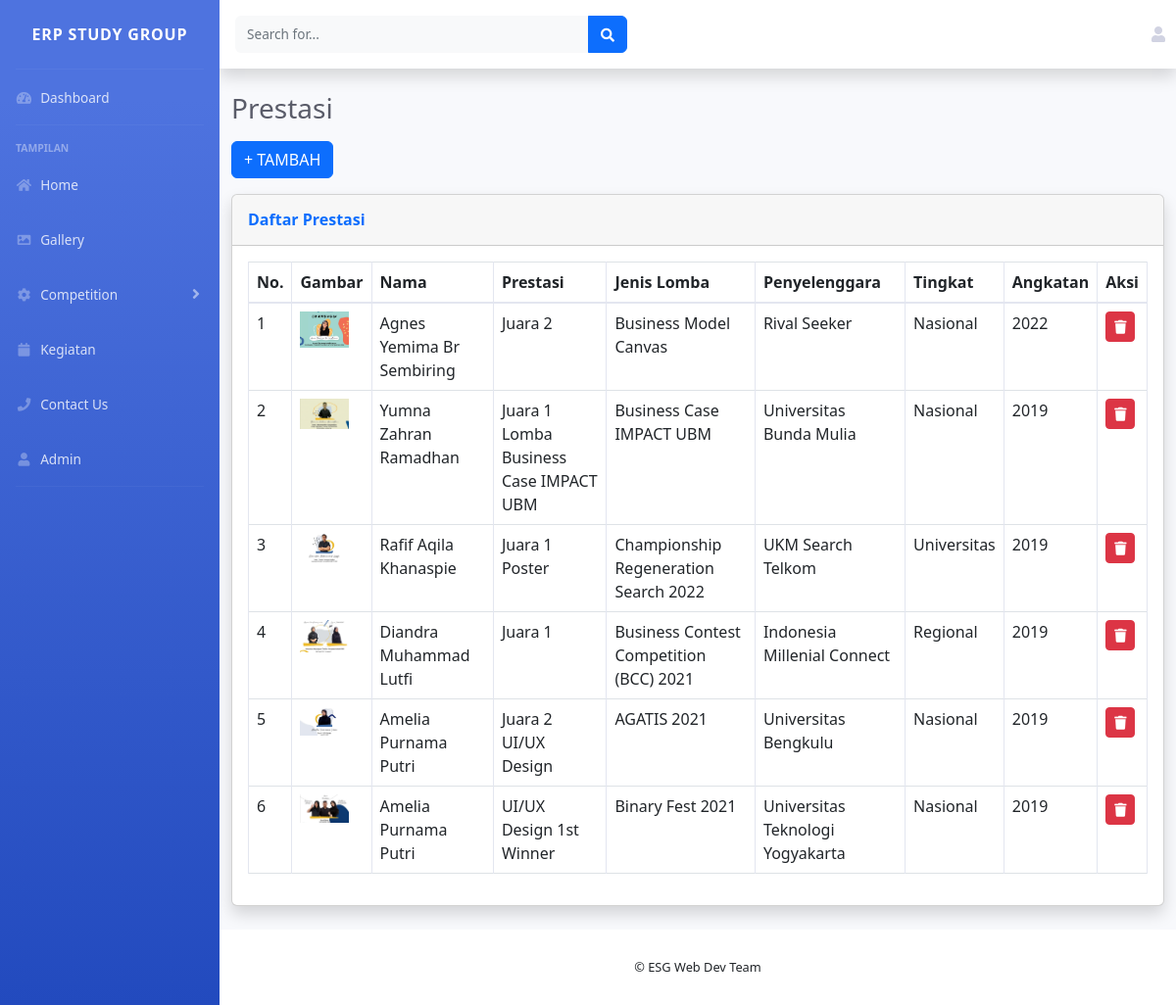
/admin/prestasi.php, run on the app's committed database.
### tables this page shows
CREATE TABLE `prestasi` (
  `id_prestasi` int(11) NOT NULL,
  `nama` varchar(50) NOT NULL,
  `prestasi` varchar(50) NOT NULL,
  `jenis_lomba` varchar(150) NOT NULL,
  `penyelenggara` varchar(50) NOT NULL,
  `tingkat` varchar(50) NOT NULL,
  `tahun` varchar(5) NOT NULL,
  `gambar` varchar(255) DEFAULT NULL
);

### admin/prestasi.php (the view, shortened to what this page needs)
<?php include "header.php";
?>
<?php
require "../connectdb.php";
?>
<!DOCTYPE html>
<html lang="en">
<head>
    <link href="https://cdn.jsdelivr.net/npm/bootstrap@5.2.2/dist/css/bootstrap.min.css" rel="stylesheet">
</head>
<body>
        <div class="container-fluid">
            <h1 class="h3 mb-2 text-gray-800">Prestasi</h1>
            <a data-bs-toggle="modal" data-bs-target="#examplemodal"><button class="btn btn-primary mt-2 mb-3" >+ TAMBAH</button></a>
            <div class="card shadow mb-4">
                <div class="card-header py-3">
                    <h6 class="m-0 font-weight-bold text-primary">Daftar Prestasi</h6>
                </div>
                <div class="card-body">
                    <div class="table-responsive">
                        <div id="dataTable_wrapper" class="dataTables_wrapper dt-bootstrap4">
                            <table class="table table-bordered dataTable" id="dataTable" width="100%" cellspacing="0" role="grid" aria-describedby="dataTable_info" style="width: 100%;">
                                <thead>
                                    <tr>
                                        <th>No.</th>
                                        <th>Gambar</th>
                                        <th>Nama</th>
                                        <th>Prestasi</th>
                                        <th>Jenis Lomba</th>
                                        <th>Penyelenggara</th>
                                        <th>Tingkat</th>
                                        <th>Angkatan</th>
                                        <th>Aksi</th>
                                    </tr>
                                </thead>
                                <tbody>
                                    <?php $prestasi = mysqli_query($conn,"SELECT * FROM prestasi ORDER BY tahun DESC");
                                        $i=1;
                                        while($d=mysqli_fetch_assoc($prestasi)):
                                    ?>
                                        <tr>
                                            <td><?= $i; ?></td>
                                            <td><?php if(!empty($d['gambar'])){echo "<img src='../assets/img/$d[gambar]' style='max-width:50px'></img>";}else{echo 'N/A';} ?></td>
                                            <td><?= $d['nama']; ?></td>
                                            <td><?= $d['prestasi']; ?></td>
                                            <td><?= $d['jenis_lomba']; ?></td>
                                            <td><?= $d['penyelenggara']; ?></td>
                                            <td><?= $d['tingkat']; ?></td>
                                            <td><?= $d['tahun']; ?></td>
                                            <td><a><button class="btn btn-sm btn-danger delete" id="<?= $d['id_prestasi']; ?>"><i class="fas fa-trash"></i></button></a></td>
                                        </tr>
                                    <?php $i++; endwhile; ?>
                                </tbody>
                            </table>
                    </div>
                </div>
            </div>
        </div>
    </div>
</body>
</html>
<?php include "footer.php"; ?>

### data on the page
prestasi: gambar (picture), nama "Agnes Yemima Br Sembiring", prestasi "Juara 2", jenis_lomba "Business Model Canvas", penyelenggara "Rival Seeker", tingkat "Nasional", tahun "2022"
prestasi: gambar (picture), nama "Yumna Zahran Ramadhan", prestasi "Juara 1 Lomba Business Case IMPACT UBM", jenis_lomba "Business Case IMPACT UBM", penyelenggara "Universitas Bunda Mulia", tingkat "Nasional", tahun "2019"
prestasi: gambar (picture), nama "Rafif Aqila Khanaspie", prestasi "Juara 1 Poster", jenis_lomba "Championship Regeneration Search 2022", penyelenggara "UKM Search Telkom", tingkat "Universitas", tahun "2019"
prestasi: gambar (picture), nama "Diandra Muhammad Lutfi", prestasi "Juara 1", jenis_lomba "Business Contest Competition (BCC) 2021", penyelenggara "Indonesia Millenial Connect", tingkat "Regional", tahun "2019"
prestasi: gambar (picture), nama "Amelia Purnama Putri", prestasi "Juara 2 UI/UX Design", jenis_lomba "AGATIS 2021", penyelenggara "Universitas Bengkulu", tingkat "Nasional", tahun "2019"
prestasi: gambar (picture), nama "Amelia Purnama Putri", prestasi "UI/UX Design 1st Winner", jenis_lomba "Binary Fest 2021", penyelenggara "Universitas Teknologi Yogyakarta", tingkat "Nasional", tahun "2019"
